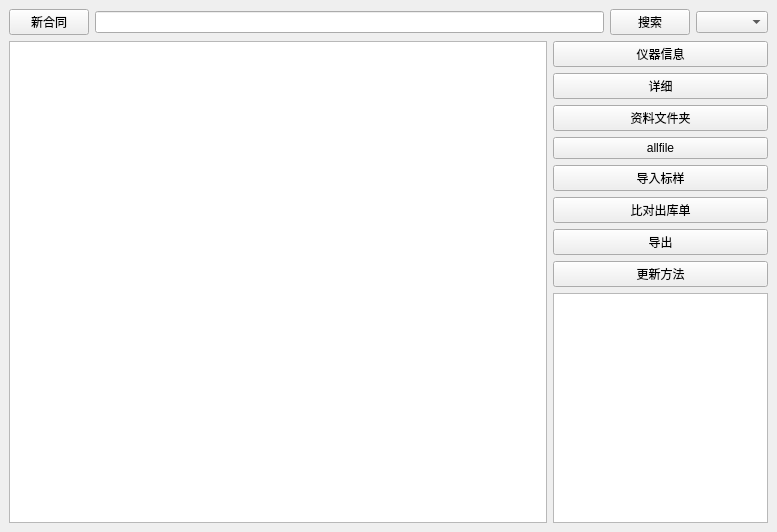
<?xml version="1.0" encoding="UTF-8"?>
<ui version="4.0">
 <class>MainWindow</class>
 <widget class="QMainWindow" name="MainWindow">
  <property name="geometry">
   <rect>
    <x>0</x>
    <y>0</y>
    <width>777</width>
    <height>532</height>
   </rect>
  </property>
  <property name="windowTitle">
   <string>备件管理</string>
  </property>
  <widget class="QWidget" name="centralwidget">
   <layout class="QVBoxLayout" name="verticalLayout_2">
    <item>
     <layout class="QHBoxLayout" name="horizontalLayout_2">
      <item>
       <widget class="QPushButton" name="pushButton_newcontact">
        <property name="text">
         <string>新合同</string>
        </property>
       </widget>
      </item>
      <item>
       <widget class="QLineEdit" name="lineEdit"/>
      </item>
      <item>
       <widget class="QPushButton" name="pushButton_search">
        <property name="text">
         <string>搜索</string>
        </property>
       </widget>
      </item>
      <item>
       <widget class="QComboBox" name="comboBox"/>
      </item>
     </layout>
    </item>
    <item>
     <layout class="QHBoxLayout" name="horizontalLayout" stretch="5,2">
      <item>
       <widget class="QTableWidget" name="tableWidget">
        <property name="editTriggers">
         <set>QAbstractItemView::AnyKeyPressed|QAbstractItemView::CurrentChanged|QAbstractItemView::DoubleClicked|QAbstractItemView::EditKeyPressed</set>
        </property>
        <property name="selectionMode">
         <enum>QAbstractItemView::ContiguousSelection</enum>
        </property>
        <property name="selectionBehavior">
         <enum>QAbstractItemView::SelectRows</enum>
        </property>
       </widget>
      </item>
      <item>
       <layout class="QVBoxLayout" name="verticalLayout" stretch="0,1,0,1,1,0,0,0,1">
        <property name="sizeConstraint">
         <enum>QLayout::SetFixedSize</enum>
        </property>
        <item>
         <widget class="QPushButton" name="pushButton_yiqi">
          <property name="text">
           <string>仪器信息</string>
          </property>
         </widget>
        </item>
        <item>
         <widget class="QPushButton" name="pushButton">
          <property name="text">
           <string>详细</string>
          </property>
         </widget>
        </item>
        <item>
         <widget class="QPushButton" name="pushButton_folder">
          <property name="text">
           <string>资料文件夹</string>
          </property>
         </widget>
        </item>
        <item>
         <widget class="QPushButton" name="pushButton_4">
          <property name="text">
           <string>allfile</string>
          </property>
         </widget>
        </item>
        <item>
         <widget class="QPushButton" name="pushButton_7">
          <property name="text">
           <string>导入标样</string>
          </property>
         </widget>
        </item>
        <item>
         <widget class="QPushButton" name="pushButton_chukudan">
          <property name="text">
           <string>比对出库单</string>
          </property>
         </widget>
        </item>
        <item>
         <widget class="QPushButton" name="pushButton_export">
          <property name="text">
           <string>导出</string>
          </property>
         </widget>
        </item>
        <item>
         <widget class="QPushButton" name="pushButton_method">
          <property name="text">
           <string>更新方法</string>
          </property>
         </widget>
        </item>
        <item>
         <widget class="MyTreeView" name="treeView"/>
        </item>
       </layout>
      </item>
     </layout>
    </item>
   </layout>
  </widget>
 </widget>
 <customwidgets>
  <customwidget>
   <class>MyTreeView</class>
   <extends>QTreeView</extends>
   <header>mytreeview.h</header>
  </customwidget>
 </customwidgets>
 <resources/>
 <connections>
  <connection>
   <sender>pushButton</sender>
   <signal>clicked()</signal>
   <receiver>MainWindow</receiver>
   <slot>change()</slot>
   <hints>
    <hint type="sourcelabel">
     <x>682</x>
     <y>64</y>
    </hint>
    <hint type="destinationlabel">
     <x>103</x>
     <y>126</y>
    </hint>
   </hints>
  </connection>
  <connection>
   <sender>pushButton_yiqi</sender>
   <signal>clicked()</signal>
   <receiver>MainWindow</receiver>
   <slot>yiqi()</slot>
   <hints>
    <hint type="sourcelabel">
     <x>84</x>
     <y>32</y>
    </hint>
    <hint type="destinationlabel">
     <x>66</x>
     <y>380</y>
    </hint>
   </hints>
  </connection>
  <connection>
   <sender>pushButton_search</sender>
   <signal>clicked()</signal>
   <receiver>MainWindow</receiver>
   <slot>search()</slot>
   <hints>
    <hint type="sourcelabel">
     <x>588</x>
     <y>24</y>
    </hint>
    <hint type="destinationlabel">
     <x>691</x>
     <y>60</y>
    </hint>
   </hints>
  </connection>
  <connection>
   <sender>tableWidget</sender>
   <signal>currentItemChanged(QTableWidgetItem*,QTableWidgetItem*)</signal>
   <receiver>MainWindow</receiver>
   <slot>itemchanged()</slot>
   <hints>
    <hint type="sourcelabel">
     <x>230</x>
     <y>280</y>
    </hint>
    <hint type="destinationlabel">
     <x>697</x>
     <y>431</y>
    </hint>
   </hints>
  </connection>
 </connections>
 <slots>
  <slot>change()</slot>
  <slot>yiqi()</slot>
  <slot>filter()</slot>
  <slot>bj()</slot>
  <slot>itemchanged()</slot>
  <slot>search()</slot>
 </slots>
</ui>
